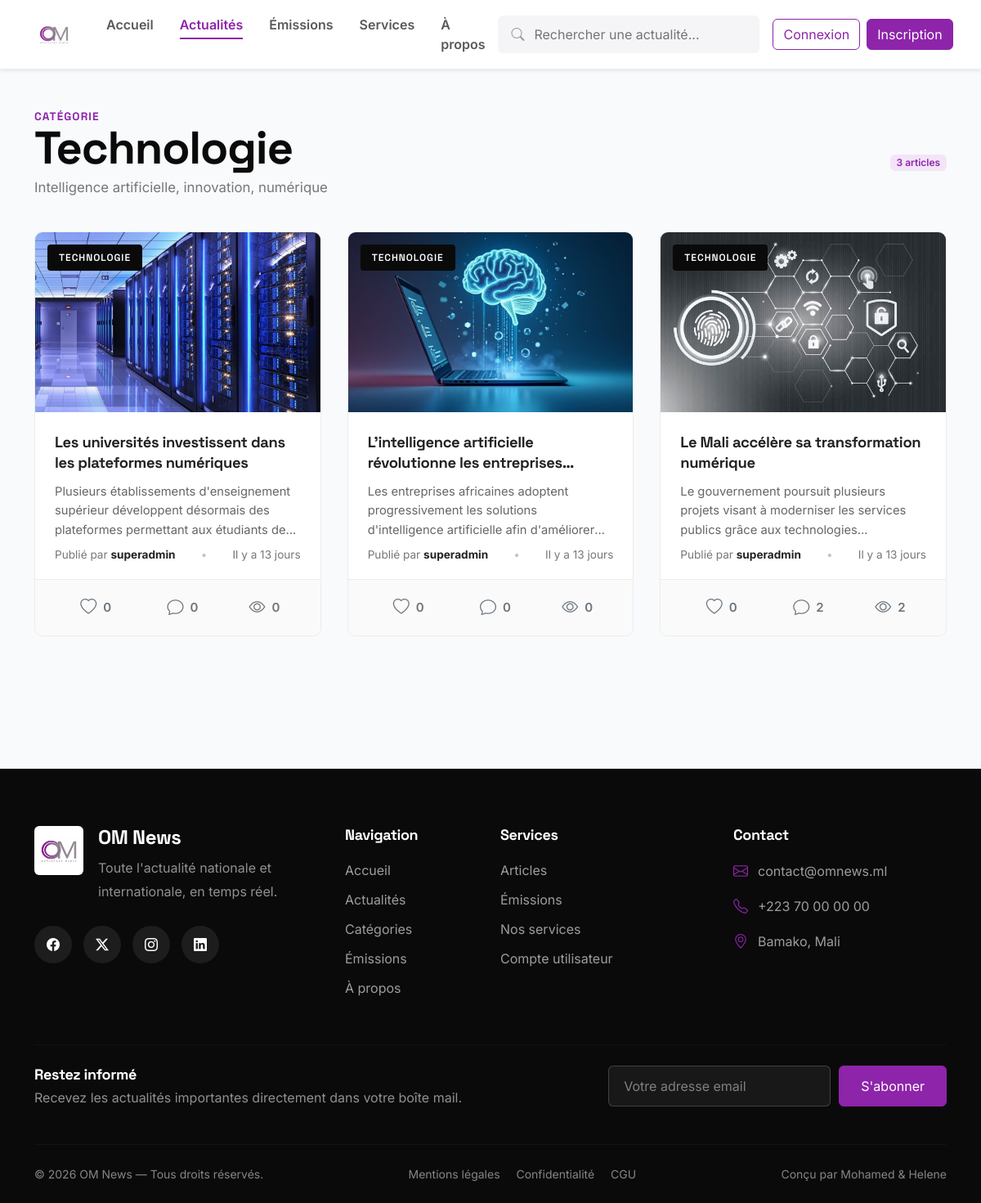
/blog/categorie/technologie/, run on an earlier commit of the app's database.
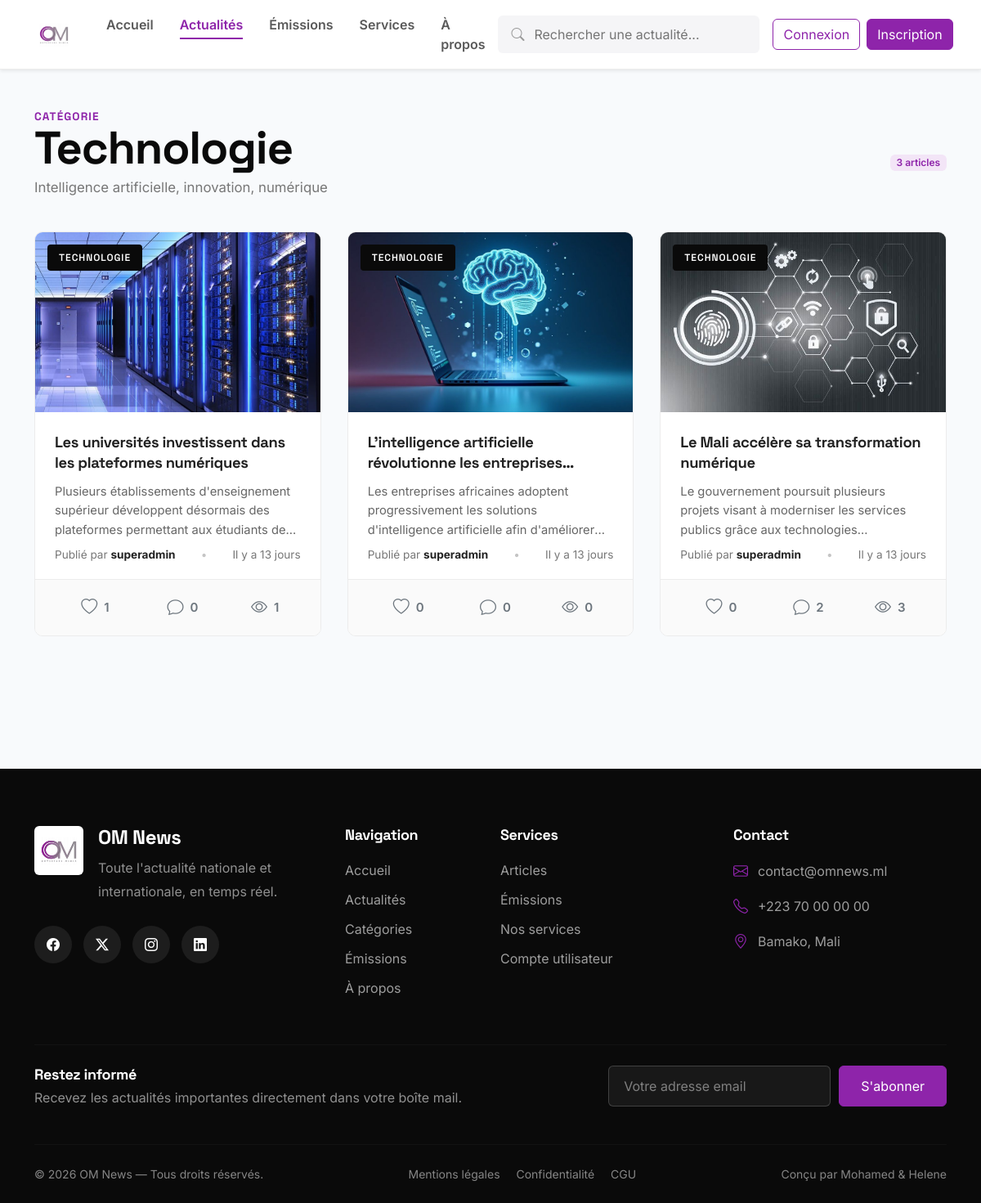
And on a later commit of the database.
### blog/models.py (models this page shows, shortened)
class Category(models.Model):
    name = models.CharField(max_length=100, unique=True)
    slug = models.SlugField(
        unique=True,
        blank=True
    )
    description = models.TextField(blank=True)
    created_at = models.DateTimeField(auto_now_add=True)
    class Meta:
        ordering = ["name"]
        verbose_name = "Catégorie"
        verbose_name_plural = "Catégories"

class Post(models.Model):
    STATUS_CHOICES = (
        ("Draft", "Brouillon"),
        ("Published", "Publié"),
    )
    title = models.CharField(max_length=255)
    slug = models.SlugField(
        unique=True,
        blank=True
    )
    content = RichTextUploadingField()
    image = models.ImageField(
        upload_to="posts/",
        blank=True,
        null=True,
        validators=[validate_image_extension, validate_image_size]
    )
    status = models.CharField(
        max_length=20,
        choices=STATUS_CHOICES,
        default="Draft"
    )
    created_at = models.DateTimeField(auto_now_add=True)
    updated_at = models.DateTimeField(auto_now=True)
    author = models.ForeignKey(
        User,
        on_delete=models.CASCADE,
        related_name="posts"
    )
    category = models.ForeignKey(
        Category,
        on_delete=models.CASCADE,
        related_name="posts"
    )
    views = models.PositiveIntegerField(default=0)
    class Meta:
        ordering = ["-created_at"]
        verbose_name = "Article"
        verbose_name_plural = "Articles"

### blog/views.py (the view)
# urls.py: path("categorie/<slug:slug>/", views.category_detail, name="blog.category_detail"),
def category_detail(request, slug):
    category = get_object_or_404(Category, slug=slug)
    posts = Post.objects.filter(
        status="Published",
        category=category
    ).order_by("-created_at")
    paginator = Paginator(posts, POSTS_PER_PAGE)
    posts_page = paginator.get_page(request.GET.get("page"))
    return render(
        request,
        "blog/category_detail.html",
        {
            "category": category,
            "posts": posts_page,
            "paginator": paginator,
        }
    )

### blog/templatetags/blog_extras.py (called while the page is built)
@register.filter
def time_since(value):
    if not value:
        return ""
    now = timezone.now()
    diff = now - value
    seconds = diff.total_seconds()
    if seconds < 60:
        return "À l'instant"
    minutes = int(seconds / 60)
    if minutes < 60:
        return f"Il y a {minutes} min"
    hours = int(minutes / 60)
    if hours < 24:
        return f"Il y a {hours} heure(s)"
    days = diff.days
    if days == 1:
        return "Hier"
    return f"Il y a {days} jours"

### dashboard/context_processors.py (called while the page is built, shortened)
def sidebar_counts(request):
    if not request.path.startswith("/dashboard/"):
        return {}

### blog/templates/blog/category_detail.html (shortened to what this page needs)
{% extends 'base.html' %}
{% block content %}
<div class="container py-5">
  <div class="page-header">
    <div class="eyebrow">Catégorie</div>
    <div class="d-flex justify-content-between align-items-end flex-wrap gap-2">
      <h1 class="mb-0">{{ category.name }}</h1>
      <span class="badge rounded-pill badge-brand">
        {{ paginator.count }} article{{ paginator.count|pluralize }}
      </span>
    </div>
    {% if category.description %}
    <p class="mt-2">{{ category.description }}</p>
    {% endif %}
  </div>
  <div class="row article-grid">
    {% for post in posts %} {% with card_class="col-lg-4 col-md-6" %}
    {% include 'includes/article_card.html' %} {% endwith %} {% empty %}
    <div class="col-12">
      <div class="alert alert-warning">Aucun article publié dans cette catégorie.</div>
    </div>
    {% endfor %}
  </div>
</div>
{% endblock %}

### templates/base.html (shortened to what this page needs)
{% load static %}
<!doctype html>
<html lang="fr">
  <head>
    <link
      rel="stylesheet"
      href="https://cdn.jsdelivr.net/npm/bootstrap-icons@1.11.3/font/bootstrap-icons.min.css"
    />
    <link
      href="https://cdn.jsdelivr.net/npm/bootstrap@5.3.7/dist/css/bootstrap.min.css"
      rel="stylesheet"
    />
    <link
      rel="stylesheet"
      href="https://cdn.jsdelivr.net/npm/bootstrap-icons@1.11.3/font/bootstrap-icons.min.css"
    />
    <link rel="stylesheet" href="{% static 'css/style.css' %}" />
  </head>
  <body>
    {% include 'includes/navbar.html' %}
    {% block content %} {% endblock %}
    {%include 'includes/footer.html' %}
  </body>
</html>

### templates/includes/navbar.html (shortened to what this page needs)
{% load static %}
<nav class="navbar navbar-expand-lg bg-white shadow-sm">
  <div class="container">
    <a class="navbar-brand d-flex align-items-center" href="{% url 'home' %}">
      <img src="{% static 'images/logo.jpg' %}" height="45" class="me-2" />
    </a>
    <div class="collapse navbar-collapse" id="navbarNav">
      <ul class="navbar-nav mx-auto">
        <li class="nav-item">
          <a
            class="nav-link {% if request.path == '/' %}active{% endif %}"
            href="{% url 'home' %}"
          >
            Accueil
          </a>
        </li>
        <li class="nav-item">
          <a
            class="nav-link {% if '/blog' in request.path %}active{% endif %}"
            href="{% url 'blog.index' %}"
          >
            Actualités
          </a>
        </li>
        <li class="nav-item">
          <a
            class="nav-link {% if '/emissions' in request.path %}active{% endif %}"
            href="{% url 'emissions.index' %}"
          >
            Émissions
          </a>
        </li>
        <li class="nav-item">
          <a
            class="nav-link {% if '/services' in request.path %}active{% endif %}"
            href="{% url 'core.services' %}"
          >
            Services
          </a>
        </li>
        <li class="nav-item">
          <a
            class="nav-link {% if '/a-propos' in request.path %}active{% endif %}"
            href="{% url 'core.about' %}"
          >
            À propos
          </a>
        </li>
      </ul>
      <form class="d-flex me-3" method="GET" action="{% url 'blog.index' %}">
        <div class="search-box">
            <i class="bi bi-search"></i>
            <input
                type="search"
                name="search"
                placeholder="Rechercher une actualité...">
        </div>
      </form>
      {% if user.is_authenticated %}
      <div class="dropdown">
        <button class="user-menu" data-bs-toggle="dropdown">
            <div class="avatar">
                {{ user.username|first|upper }}
            </div>
            <span>
                {{ user.username }}
            </span>
            <i class="bi bi-chevron-down"></i>
        </button>
        <ul class="dropdown-menu dropdown-menu-end">
          <li>
            <a class="dropdown-item" href="{% url 'dashboard:home' %}">
              <i class="bi bi-speedometer2"></i>
              Tableau de bord
            </a>
          </li>
          <li>
            <a class="dropdown-item" href="{% url 'dashboard:profile' %}">
              <i class="bi bi-person"></i>
              Mon profil
            </a>
          </li>
          <li><hr class="dropdown-divider" /></li>
          <li>
            <a class="dropdown-item text-danger" href="{% url 'logout' %}">
              <i class="bi bi-box-arrow-right"></i>
              Déconnexion
            </a>
          </li>
        </ul>
      </div>
      {% else %}
      <a href="{% url 'login' %}" class="btn btn-outline-primary me-2">
        Connexion
      </a>
      <a href="{% url 'signup' %}" class="btn btn-primary"> Inscription </a>
      {% endif %}
    </div>
  </div>
</nav>

### templates/includes/article_card.html
{% load blog_extras %}
<div class="{{ card_class|default:'col-lg-4 col-md-6' }} mb-4">
  <div class="news-card">
    <div class="news-image">
      <a href="{% url 'blog.detail' post.slug %}" class="news-link">
        {% if post.image %}
        <img src="{{ post.image.url }}" alt="{{ post.title }}" />
        {% else %}
        <img src="https://placehold.co/800x500" alt="OM News" />
        {% endif %}
      </a>
      <a
        href="{% url 'blog.category_detail' post.category.slug %}"
        class="category-badge"
      >
        {{ post.category.name }}
      </a>
    </div>
    <a href="{% url 'blog.detail' post.slug %}" class="news-link">
      <div class="news-content">
        <h3 class="news-title">{{ post.title }}</h3>
        <p class="news-summary">{{ post.content|striptags|truncatewords:18 }}</p>
      </div>
    </a>
    <div class="news-meta-wrap">
      <div class="news-meta">
        <span>
          Publié par
          <a
            href="{% url 'blog.author_detail' post.author.username %}"
            class="author-link"
          >
            <strong>{{ post.author.username }}</strong>
          </a>
        </span>
        <span class="dot">•</span>
        <span>{{ post.created_at|time_since }}</span>
      </div>
    </div>
    <div class="news-actions">
      <button
    class="like-btn {% if post.id in liked_posts %}liked{% endif %}" data-slug="{{ post.slug }}">
        <i class="bi {% if post.id in liked_posts %}bi-heart-fill{% else %}bi-heart{% endif %}"></i>
        <span>{{ post.likes.count }}</span>
      </button>
      <a href="{% url 'blog.detail' post.slug %}#comments">
        <i class="bi bi-chat"></i>
        <span>{{ post.comments.count }}</span>
      </a>
      <span>
        <i class="bi bi-eye"></i>
        {{ post.views }}
      </span>
    </div>
  </div>
</div>

### templates/includes/pagination.html (shortened to what this page needs)
{% load blog_extras %}

### templates/includes/footer.html
{% load static %}
<footer class="footer">
    <div class="container">
        <div class="row gy-5">
            <div class="col-lg-4">
                <div class="footer-brand">
                    <img src="{% static 'images/logo.jpg' %}" alt="OM News">
                    <div>
                        <h4>OM News</h4>
                        <p>
                            Toute l'actualité nationale et internationale,
                            en temps réel.
                        </p>
                    </div>
                </div>
                <div class="footer-social">
                    <a href="#"><i class="bi bi-facebook"></i></a>
                    <a href="#"><i class="bi bi-twitter-x"></i></a>
                    <a href="#"><i class="bi bi-instagram"></i></a>
                    <a href="#"><i class="bi bi-linkedin"></i></a>
                </div>
            </div>
            <div class="col-md-6 col-lg-2">
                <h5>Navigation</h5>
                <ul class="footer-links">
                    <li>
                        <a href="{% url 'home' %}">
                            Accueil
                        </a>
                    </li>
                    <li>
                        <a href="{% url 'blog.index' %}">
                            Actualités
                        </a>
                    </li>
                    <li>
                        <a href="{% url 'blog.categories' %}">
                            Catégories
                        </a>
                    </li>
                    <li>
                        <a href="{% url 'emissions.index' %}">
                            Émissions
                        </a>
                    </li>
                    <li>
                        <a href="{% url 'core.about' %}">
                            À propos
                        </a>
                    </li>
                </ul>
            </div>
            <div class="col-md-6 col-lg-3">
                <h5>Services</h5>
                <ul class="footer-links">
                    <li><a href="{% url 'blog.index' %}">Articles</a></li>
                    <li><a href="{% url 'emissions.index' %}">Émissions</a></li>
                    <li><a href="{% url 'core.services' %}">Nos services</a></li>
                    {% if user.is_authenticated %}
                    <li><a href="{% url 'blog.author_detail' user.username %}">Mon compte</a></li>
                    {% else %}
                    <li><a href="{% url 'login' %}">Compte utilisateur</a></li>
                    {% endif %}
                </ul>
            </div>
            <div class="col-md-6 col-lg-3">
                <h5>Contact</h5>
                <ul class="footer-contact">
                    <li>
                        <i class="bi bi-envelope"></i>
                        contact@omnews.ml
                    </li>
                    <li>
                        <i class="bi bi-telephone"></i>
                        +223 70 00 00 00
                    </li>
                    <li>
                        <i class="bi bi-geo-alt"></i>
                        Bamako, Mali
                    </li>
                </ul>
            </div>
        </div>
        <hr>
        {% include 'includes/newsletter_form.html' %}
        <hr>
        <div class="footer-bottom">
            <span>
                © 2026 OM News — Tous droits réservés.
            </span>
            <span class="footer-legal-links">
                <a href="{% url 'core.legal_notice' %}">Mentions légales</a>
                <a href="{% url 'core.privacy_policy' %}">Confidentialité</a>
                <a href="{% url 'core.terms' %}">CGU</a>
            </span>
            <span>
                Conçu par Mohamed & Helene
            </span>
        </div>
    </div>
</footer>

### templates/includes/newsletter_form.html (shortened to what this page needs)
<div class="footer-newsletter">
  <div>
    <h5>Restez informé</h5>
    <p>Recevez les actualités importantes directement dans votre boîte mail.</p>
  </div>
  <form method="POST" action="{% url 'newsletter:subscribe' %}" class="footer-newsletter-form">
    <input type="email" name="email" required placeholder="Votre adresse email">
    <button type="submit" class="btn btn-primary">S'abonner</button>
  </form>
</div>

What changed in the data, as far as the page shows it:
changed Post "Les universités investissent dans les plateformes numériques": likes.count "0" → "1"; views "0" → "1"
changed Post "Le Mali accélère sa transformation numérique": views "2" → "3"
